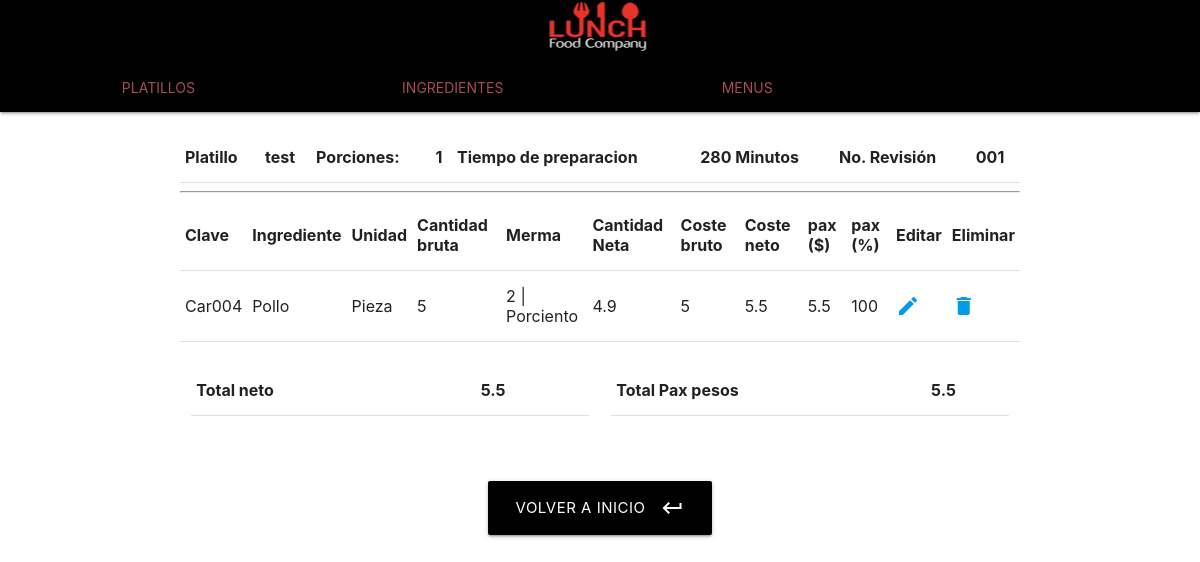
Page /escandallo.php?id=3 on the committed database.
### tables this page shows
CREATE TABLE `platillo` (
  `id_platillo` int(11) NOT NULL,
  `nombre_platillo` varchar(50) NOT NULL,
  `porciones` int(11) NOT NULL,
  `tiempo_preparacion` int(11) NOT NULL,
  `costo_neto` double NOT NULL,
  `costo_bruto` double NOT NULL,
  `paxpla_pesos` double NOT NULL,
  `paxpla_porciento` double NOT NULL,
  `instr` varchar(400) NOT NULL
);

CREATE TABLE `platillo_ingrediente` (
  `id_relacion` int(11) NOT NULL,
  `id_ingrediente` int(11) NOT NULL,
  `id_platillo` int(11) NOT NULL,
  `peso_bruto` double NOT NULL,
  `peso_neto` double DEFAULT NULL,
  `merma` double DEFAULT NULL,
  `id_tipo_merma` int(11) NOT NULL,
  `coste_unitario` double DEFAULT NULL,
  `coste_neto` double DEFAULT NULL,
  `pax_pesos` double DEFAULT NULL,
  `pax_porciento` double DEFAULT NULL
);

CREATE TABLE `ingredientes` (
  `id_ingredientes` int(11) NOT NULL,
  `codigo` varchar(10) NOT NULL,
  `cantidad` int(11) NOT NULL,
  `id_unidad` int(11) NOT NULL,
  `nombre_ingrediente` varchar(25) NOT NULL,
  `costo_presentacion` double NOT NULL,
  `costo_unitario` double NOT NULL
);

CREATE TABLE `unidad` (
  `id_unidad` int(11) NOT NULL,
  `des_unidad` varchar(5) NOT NULL
);

CREATE TABLE `merma` (
  `id_merma` int(11) NOT NULL,
  `des_merma` varchar(10) NOT NULL
);

### escandallo.php (the view)
<?php
    require('header.php');
    require('conexion.php');
    $id=$_GET['id'];
    $sql_datosplatillo="SELECT `id_platillo`,`nombre_platillo`,`porciones`,`tiempo_preparacion`,`costo_neto` FROM `platillo` WHERE `id_platillo`='$id' ";
    $get_dato_platillo = mysqli_query($link,$sql_datosplatillo);
    $platillo = mysqli_fetch_assoc($get_dato_platillo);
    $sql_dato_ingre="SELECT `id_ingrediente`,platillo.id_platillo,`peso_bruto`,`peso_neto`,`merma`,`coste_unitario`,`coste_neto`,`pax_pesos`,ingredientes.codigo,ingredientes.nombre_ingrediente,unidad.des_unidad,platillo.costo_neto,`id_relacion`,merma.des_merma AS melma FROM `platillo_ingrediente` INNER JOIN ingredientes ON platillo_ingrediente.id_ingrediente = ingredientes.id_ingredientes INNER JOIN platillo ON platillo_ingrediente.id_platillo = platillo.id_platillo INNER JOIN unidad ON unidad.id_unidad = ingredientes.id_unidad INNER JOIN merma on platillo_ingrediente.id_tipo_merma=merma.id_merma WHERE platillo_ingrediente.id_platillo  = '$id' ";
    $get_dato_ingre = mysqli_query($link,$sql_dato_ingre);
    $sql_costo_neto="SELECT SUM(`coste_neto`) as suma, SUM(`pax_pesos`) as suma_pax FROM `platillo_ingrediente` WHERE `id_platillo`='$id' ";
    $cosoto_neto= mysqli_query($link,$sql_costo_neto);
    $neton= mysqli_fetch_assoc($cosoto_neto);
?>
<div class="container">
      <table>
        <thead>
          <tr>
              <th>Platillo  </th>
              <th><?php echo $platillo['nombre_platillo']; ?></th>
              <th>Porciones:  </th>
              <th><?php echo $platillo['porciones']; ?></th>
              <th>Tiempo de preparacion</th>
              <th><?php echo $platillo['tiempo_preparacion']." Minutos "; ?></th>
              <th>No. Revisi&oacute;n</th>
              <th>001</th>
          </tr>
        </thead>
</table>
<hr/>
      <table>
        <thead>
          <tr>
              <th>Clave</th>
              <th>Ingrediente</th>
              <th>Unidad</th>
              <th>Cantidad bruta</th>
              <th>Merma</th>
              <th>Cantidad Neta</th>
              <th>Coste bruto</th>
              <th>Coste neto</th>
              <th>pax ($)</th>
              <th>pax (%)</th>
              <th>Editar</th>
              <th>Eliminar</th>
          </tr>
        </thead>
        <tbody>
            <?php
			while($row2 = mysqli_fetch_array($get_dato_ingre)):
			?>
          <tr>
            <td><?php echo $row2['codigo']; ?></td>
            <td><?php echo $row2['nombre_ingrediente']; ?></td>
            <td><?php echo $row2['des_unidad']; ?></td>
            <td><?php echo $row2['peso_bruto']; ?></td>
            <td><?php echo $row2['merma']." | ".$row2['melma']; ?></td>
            <td><?php echo $row2['peso_neto']; ?></td>
            <td><?php echo $row2['coste_unitario'];?></td>
            <td><?php echo round($row2['coste_neto'],3,PHP_ROUND_HALF_UP) ; ?></td>
            <td><?php echo round( $row2['pax_pesos'], 4, PHP_ROUND_HALF_UP); ?></td>
            <td><?php echo round(((FLOAT)$row2['coste_neto'] / (FLOAT)$neton['suma'])*100,3,PHP_ROUND_HALF_UP); ?></td>
            <td><a href="escandallo_editar.php?id_platillo=<?php echo $row2['id_platillo']; ?>&id_rel=<?php echo $row2['id_relacion']; ?>&id_ingre=<?php echo $row2['id_ingrediente']; ?>"><i class="material-icons">edit</i></a></td>
            <td><a href="escandillo_eliminar_rel.php?id_platillo=<?php echo $row2['id_platillo']; ?>&id_rel=<?php echo $row2['id_relacion']; ?>&id_ingre=<?php echo $row2['id_ingrediente'];?>"><i class="material-icons">delete</i></a></td>
            <?php
				endwhile;
            ?>
          </tr>
        </tbody>
      </table>
    <br/>
    <div class="row right-align">
        <div class="col s6">
            <table>
        <thead>
            <tr>
                <th>Total neto</th>
                <th>
                    <?php echo round($neton['suma'],3,PHP_ROUND_HALF_UP); ?>
                </th>
            </tr>
                </thead>
            </table>
        </div>
        <div class="col s6">
            <table>
        <thead>
            <tr>
                <th>Total Pax pesos</th>
                <th>
                    <?php echo round($neton['suma_pax'],3,PHP_ROUND_HALF_UP); ?>
                </th>
            </tr>
                </thead>
            </table>
        </div>
    </div>
    <br/>
    <br/>
    <div class="row center-align">
        <div class="col s12">
        <a href="index.php" class="waves-effect waves-light btn-large black center-align"><i class="material-icons right">keyboard_return</i>Volver a inicio</a>
        </div>
    </div>
</div>

### rows in the picture
platillo: nombre_platillo "test", porciones "1", tiempo_preparacion "280"
platillo_ingrediente: id_ingrediente.codigo "Car004", id_ingrediente.nombre_ingrediente "Pollo", unidad.des_unidad "Pieza", peso_bruto "5", merma "2", id_tipo_merma.des_merma "Porciento", peso_neto "4.9", coste_unitario "5", coste_neto "5.5", pax_pesos "5.5", suma "100"

### other values in the picture
$neton['suma'] "5.5"
$neton['suma_pax'] "5.5"
